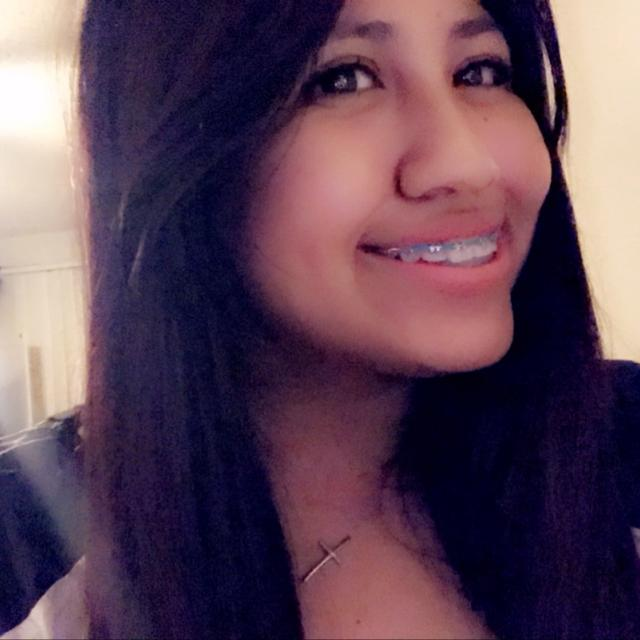
#> input picture 640x640_3ab26b74-b1d6-4033-898a-37e85f358697 (11).jpg, 640 x 640 px
$ python -i faces.py   (imports and definitions only)
#> lines starting #> are read from the running program, lines starting #| are printed output that depends on the picture
import pandas as pd
from PIL import Image
import cv2
import numpy as np
from google.colab.patches import cv2_imshow

frontalface_default_path = "cascades/haarcascade_frontalface_default.xml"
frontalface_alt_path = "cascades/haarcascade_frontalface_alt.xml"
frontalface_alt2_path = "cascades/haarcascade_frontalface_alt2.xml"
profileface_path = "cascades/haarcascade_profileface.xml"


face_cascade = cv2.CascadeClassifier(frontalface_default_path)
facealt_cascade = cv2.CascadeClassifier(frontalface_alt_path)
facealt2_cascade = cv2.CascadeClassifier(frontalface_alt2_path)
profileface_cascasde = cv2.CascadeClassifier(profileface_path)

def find_face(img_path):
    if img_path[-4:] == 'webp':
        img = Image.open(img_path).convert('RGB')
    else:
        img = cv2.imread(img_path)
#> img is the input picture: shape (640, 640, 3); mean B, G, R 86, 67.9, 93.4

    gray = cv2.cvtColor(img, cv2.COLOR_BGR2GRAY)
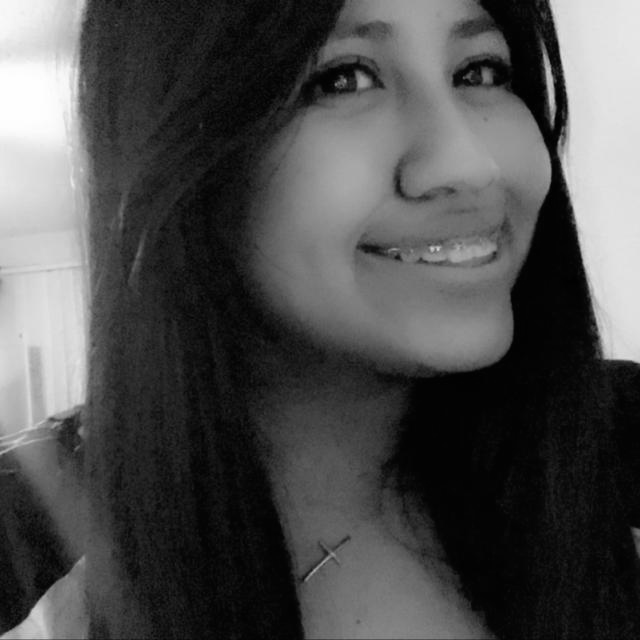
#> gray: shape (640, 640); min 0, max 254, mean 77.6
    faces = facealt_cascade.detectMultiScale(gray, 1.1, 4)
#> faces = ()

    face_arr = []
    for(x , y,  w,  h) in faces:
        face_arr.append(gray[y:y+h,x:x+h])
#> this loop made 0 passes
#> after the loop, face_arr = []

    for each in face_arr:
        cv2_imshow(each)

# find_face('data/testfaces/sc/1.jpg')

>>> result = find_face('640x640_3ab26b74-b1d6-4033-898a-37e85f358697 (11).jpg')
